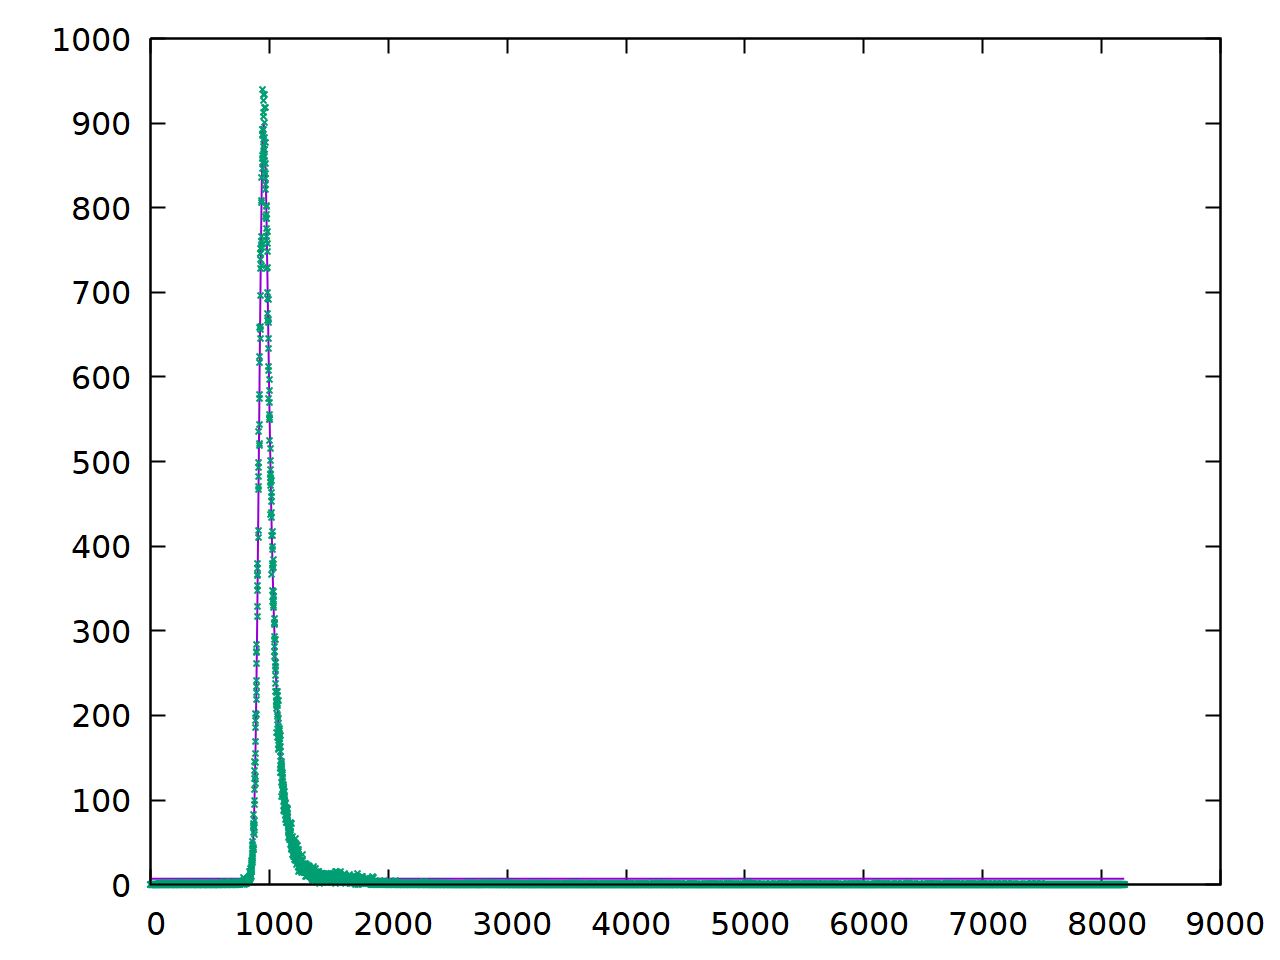

gnuplot code for this plot:
set samples 10000 
set term pngcairo size 1280,960 fontscale 2 linewidth 2

N(x)=A1*exp((s*s-2*t1*(x-t0))/(2*t1*t1))*(erf((s*s+t1*t0)/(sqrt(2)*s*t1))+erf((t1*(x-t0)-s*s)/(sqrt(2)*s*t1)))/(2*t1)+A2*exp((s*s-2*t2*(x-t0))/(2*t2*t2))*(erf((s*s+t2*t0)/(sqrt(2)*s*t2))+erf((t2*(x-t0)-s*s)/(sqrt(2)*s*t2)))/(2*t2)+BG 
 
A1=184461/3
A2=15272/3 
t1=71
t2=11 
t0=900 
s=50
BG=3 

#set xrange [800:2000]

fit N(x) 'na_108.txt' u 1:($2 == 0 ? NaN : $2):($2 == 0 ? NaN : 1/sqrt($2)) yerr via A1,A2,t1,t2,t0,s,BG
set output 'na_108.png' 
p  N(x) notitle, 'na_108.txt' notitle
